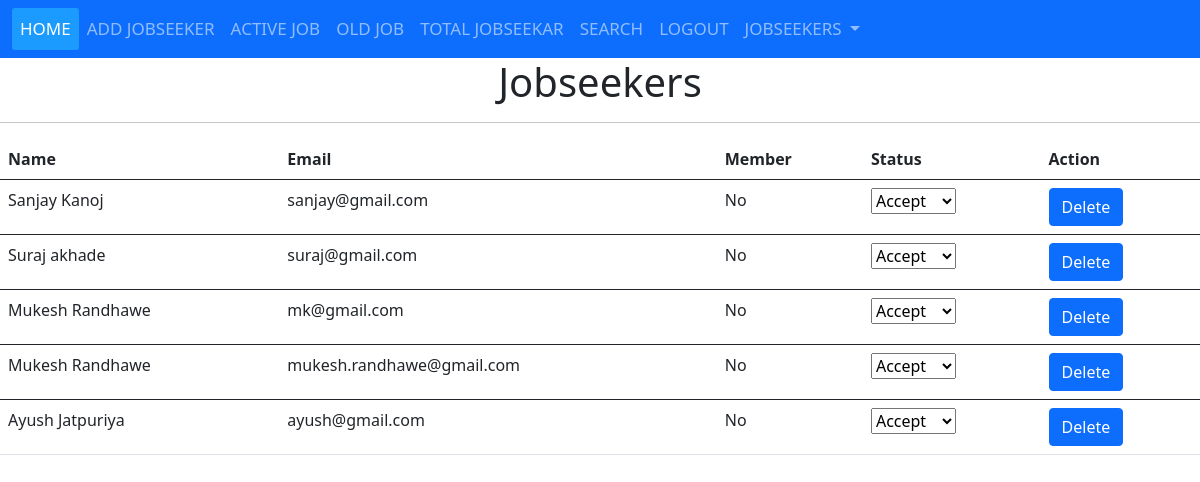
Screenshot of /accepted1 with the database file from the repository.
### coaching/models.py (models this page shows, shortened)
class Jobseekar(models.Model):
    name=models.CharField(max_length=50)
    email=models.CharField(max_length=50)
    password=models.CharField(max_length=50)
    course=models.CharField(max_length=50,default="")
    course_type=models.CharField(max_length=50,default="")
    member=models.CharField(max_length=50,default="")
    status=models.CharField(max_length=50,default="")
    branch=models.CharField(max_length=50,default="")

### coaching/views.py (the view)
# urls.py: path('accepted1',views.accepted1,name='accepted1'),
def accepted1(request):
    data=Jobseekar.objects.filter(member='No',status='Accept')
    return render(request,'coaching/pending1.html',{"key":data})

### coaching/templates/coaching/pending1.html (shortened to what this page needs)
{% extends 'coaching/admin_home.html' %}
{% block middle %}
  </head>
  <body>
    <h1 class="text-center">Jobseekers</h1>
    <hr>
    <table class="table table-hover display">
       <thead> <tr>
           <th>Name</th><th>Email</th><th>Member</th><th>Status</th><th>Action</th></tr></thead>
            <tbody>
              {% for i in key %}
            <tr id="{{i.member}}"><td>{{i.name}}</td><td>{{i.email}}</td><td>{{i.member}}</td><td><select id="{{i.id}}" name="status" class="status">
                <option value="Accept" {% if i.status == "Accept" %} selected="true"  {% endif %}>Accept</option>
                <td><a href="{% url 'delete_jobseekers1' i.id %}"  class="btn btn-primary" onclick="return confirm('Are you sure')" >Delete</a></td></tr></tbody>
                {% endfor %}
    </table>
</body>
{% endblock %}

### rows the page displays
Jobseekar: name "Sanjay Kanoj", email "sanjay@gmail.com", member "No", status "Accept"
Jobseekar: name "Suraj akhade", email "suraj@gmail.com", member "No", status "Accept"
Jobseekar: name "Mukesh Randhawe", email "mk@gmail.com", member "No", status "Accept"
Jobseekar: name "Mukesh Randhawe", email "mukesh.randhawe@gmail.com", member "No", status "Accept"
Jobseekar: name "Ayush Jatpuriya", email "ayush@gmail.com", member "No", status "Accept"
